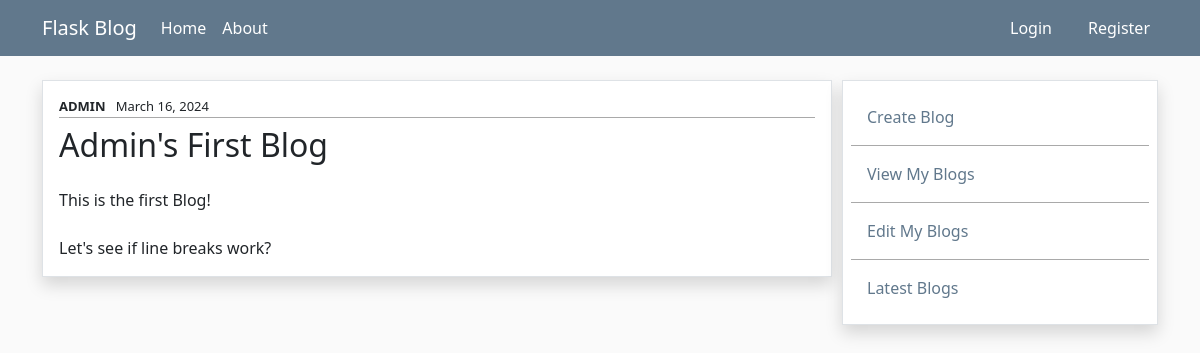
Page /home on the earlier database version.
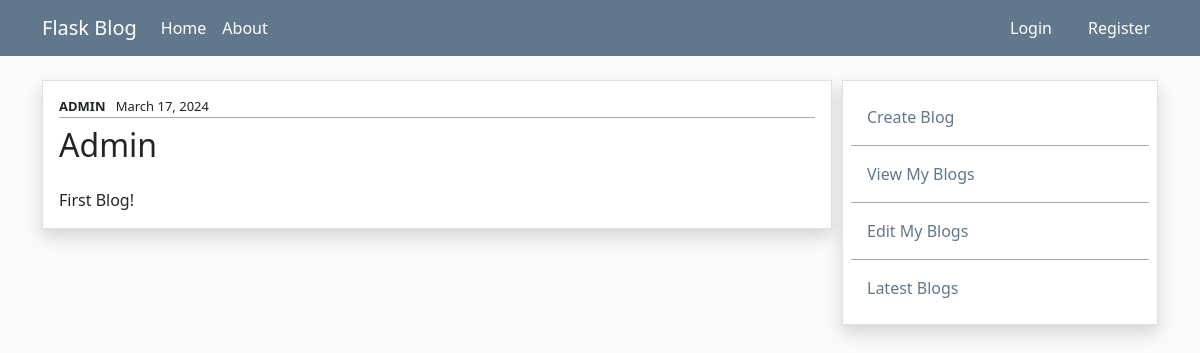
Same page on the later database version.
### app.py (models this page shows, shortened)
class Users(db.Model, UserMixin):
    id = db.Column(db.Integer, primary_key=True)
    username = db.Column(db.String(100), nullable=False, unique=True)
    email = db.Column(db.String(100), nullable=False, unique=True)
    hashed_password = db.Column(db.String(500), nullable=False)
    date_added = db.Column(db.DateTime, default = datetime.now())
    blogs = db.relationship('Blogs', backref='author')
    @property
    def password(self):
        '''Make sure password cannot be accessed'''
        raise AttributeError('Password is not a readable attribute')

class Blogs(db.Model):
    id = db.Column(db.Integer, primary_key=True)
    blog_title = db.Column(db.String(100), nullable=False)
    blog_content = db.Column(db.Text, nullable=False)
    date_posted = db.Column(db.DateTime, default=datetime.now())
    author_id = db.Column(db.Integer, db.ForeignKey('users.id'))

### app.py (the view)
@app.route("/")
@app.route("/home")
def index():
    blogs = Blogs.query.order_by(Blogs.date_posted)
    users_with_blogs = Users.query.filter(Users.blogs.any()).all()
    return render_template("index.html", blogs=blogs, users_with_blogs=users_with_blogs)

### templates/index.html (shortened to what this page needs)
{% extends 'base.html' %}
{% block content %}
    {% for blog in blogs %}
        <div class="border container shadow p-3" style="background-color: white;">
            {% set author = None %}
            {% for user in users_with_blogs %}
                {% if user.id == blog.author_id %}
                    {% set author = user.username %}
                    <div style= "font-size: small; border-bottom: 1px solid darkgray;">
                            <strong style="text-transform: uppercase;">{{ author }}</strong>&nbsp;&nbsp;
                            {{ blog.date_posted.strftime('%B %d, %Y') }}
                    </div>
                    {% set break_loop = true %}
                {% endif %}
            {% endfor %}
                <div style="margin-top: 8px;">
                    <h2 style="margin-bottom: 0; padding-bottom: 0; text-transform: capitalize;"> {{ blog.blog_title }} </h2>
                </div>
                <div style="white-space: pre-line; padding-top: 0;">
                    {{ blog.blog_content.strip() | safe }}
                </div>
        </div>
        <br/>
    {% endfor %}
        <br/>
        <br/>
{% endblock %}

### templates/base.html (shortened to what this page needs)
<!doctype html>
<html lang="en">
  <head>
    <link href="https://cdn.jsdelivr.net/npm/bootstrap@5.3.3/dist/css/bootstrap.min.css" rel="stylesheet">
  </head>
  <body style="background-color: rgba(250,250,250,255);">
    {% include 'nav_bar.html' %}
    <br/>
    <div class="container" style="display: flex;">
      <div style="width: 100%; margin-right: 10px;">
          {% block content %}
          {% endblock %}
      </div>
      <div style="width: 40%;">
        {% include 'sidebar.html' %}
      </div>
    </div>
  </body>
</html>

### templates/nav_bar.html (shortened to what this page needs)
<nav class="navbar navbar-sticky navbar-expand-lg" style="background-color: rgba(97,120,140,255);">
    <div class="container container-fluid">
      <a class="navbar-brand" style="color:white" href="{{url_for('index')}}">Flask Blog</a>
      <div class="collapse navbar-collapse" id="navbarSupportedContent">
        <ul class="navbar-nav me-auto mb-2 mb-lg-0">
          <li class="nav-item">
            <a class="nav-link active" aria-current="page" style="color:white;" href="{{url_for('index')}}">Home</a>
          </li>
          <li class="nav-item">
            <a class="nav-link active" aria-current="page" style="color:white;" href="{{url_for('about')}}">About</a>
          </li>
        </ul>
        <ul class="navbar-nav" style="list-style-type: none;">
            {% if current_user.is_authenticated %}
              <li class="nav-item">
                <a class="nav-link active"  href="{{url_for('logout')}}" aria-current="page" style="color:white; margin-right: 20px;">Logout</a>
              </li>
            {% else %}
              <li class="nav-item">
                <a class="nav-link active"  href="{{url_for('login')}}" aria-current="page" style="color:white; margin-right: 20px;">Login</a>
              </li>
            {% endif %}
            <li class="nav-item">
              <a class="nav-link" href="{{url_for('add_user')}}" style="color:white">Register</a>
            </li>
        </ul>
      </div>
    </div>
</nav>

### templates/sidebar.html (shortened to what this page needs)
<div class="container container-sidebar border shadow p-2" style="background-color: white; border: 1px solid rgba(97, 120, 140, 0.1);">
    <div class="p-3 highlight-on-hover inner-div">
        <a class="nav-link active" aria-current="page" style="color: rgba(97, 120, 140, 255);" href="{{url_for('create_blog')}}">Create Blog</a>
    </div>
    <div class="p-3 highlight-on-hover inner-div">
        <a class="nav-link active" aria-current="page" style="color: rgba(97, 120, 140, 255);" href="{{url_for('index')}}">View My Blogs</a>
    </div>
    <div class="p-3 highlight-on-hover inner-div">
        <a class="nav-link active" aria-current="page" style="color: rgba(97, 120, 140, 255);" href="{{url_for('index')}}">Edit My Blogs</a>
    </div>
    <div class="p-3 highlight-on-hover inner-div">
        <a class="nav-link active" aria-current="page" style="color: rgba(97, 120, 140, 255);" href="{{url_for('index')}}">Latest Blogs</a>
    </div>
</div>

### templates/nav_bar.html (style rules this page uses)
.navbar-sticky { position: sticky; top: 0; z-index: 101; }

### templates/sidebar.html (style rules this page uses)
.inner-div { border-bottom: 1px solid darkgray; }
.inner-div:last-child { border-bottom: none; }
.container-sidebar { position: sticky; top: 65px; z-index: 100; }

Differences in the rows shown:
removed Blogs: date_posted "March 16, 2024", blog_title "Admin's First Blog", blog_content.strip "This is the first Blog! Let's see if line breaks work?", Users (username "ADMIN")
added Blogs: date_posted "March 17, 2024", blog_title "Admin", blog_content.strip "First Blog!", Users (username "ADMIN")
